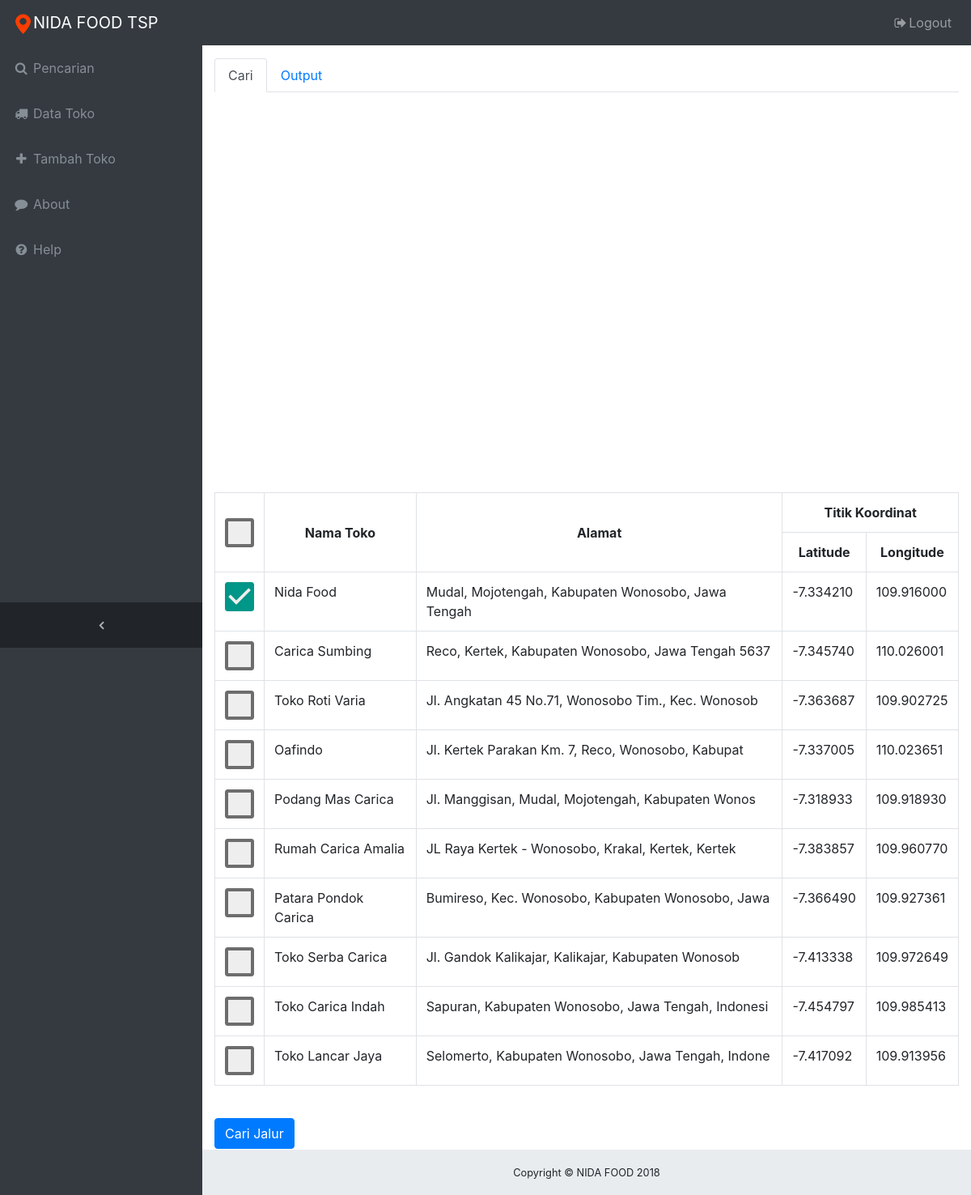
/admin/pencarian.php (signed in), run on the app's committed database.
### tables this page shows
CREATE TABLE IF NOT EXISTS `tb_daftar_toko` (
  `id_toko` int(11) NOT NULL,
  `nama` varchar(60) NOT NULL,
  `alamat` varchar(50) NOT NULL,
  `lat` float(10,6) NOT NULL,
  `lng` float(10,6) NOT NULL
);

### admin/pencarian.php (called while the page is built, shortened)
<?php include 'navbar.php';?>
<?php include 'pencarian/body.php';?>
<?php include 'footer.php';?>

### admin/pencarian/body.php (the view, shortened to what this page needs)
<?php
  include "../config.php";
?>
<div class="content-wrapper">
	<div class="container-fluid">
		<div class="row">
			<div class="col-12">
				<nav>
					<div class="nav nav-tabs" id="nav-tab" role="tablist">
						<a class="nav-item nav-link active" id="nav-home-tab" data-toggle="tab" href="#nav-home" role="tab" aria-controls="nav-home" aria-selected="true">Cari</a>
						<a class="nav-item nav-link" id="nav-profile-tab" data-toggle="tab" href="#nav-profile" role="tab" aria-controls="nav-profile" aria-selected="false">Output</a>
					</div>
				</nav>
				<div class="tab-content" id="nav-tabContent">
					<div class="tab-pane fade show active" id="nav-home" role="tabpanel" aria-labelledby="nav-home-tab">
						<div id="map-canvas" style="width: 100%;height: 470px"></div>
						<br>
						<table id="tblDataToko" name="tblDataToko" class="table table-bordered">
                            <tr class="text-center">
								<th rowspan="2" style="vertical-align:middle">
									<a onclick="toggleCheckboxAll();" style="cursor:pointer;">
										<img border="0" id="checkAll" src="images/uncheck.png" align="absmiddle">
									</a>
								</th>
                                <th rowspan="2" style="vertical-align:middle">Nama Toko</th>
                                <th rowspan="2" style="vertical-align:middle">Alamat</th>
                                <th colspan="2">Titik Koordinat</th>
                            </tr>
                            <tr class="text-center">
                                <th>Latitude</th>
                                <th>Longitude</th>
                            </tr>
                            <?php
								$query = "SELECT * FROM tb_daftar_toko ORDER BY id_toko";
								$sql=mysqli_query($koneksi, $query);
								while ($row=mysqli_fetch_array($sql)){
							?>
                                <tr>
                                    <td class="text-center">
										<a <?php if ($row["id_toko"] != 1) {?> onclick="toggleCheckbox(<?=$row["id_toko"]?>);" <?php }?> style="cursor:pointer;">
											<img border="0" id="data<?=$row["id_toko"]?>" src="images/<?=($row["id_toko"] != 1 ? "un" : "")?>check.png" align="absmiddle">
										</a>
                                    </td>
									<td><?=$row["nama"]?></td>
									<td><?=$row["alamat"]?></td>
									<td><?=$row["lat"]?></td>
									<td><?=$row["lng"]?></td>
                                </tr>
							<?php
								}
							?>
						</table>
						<br>
						<button class="btn btn-primary" onclick="validasi();">Cari Jalur</button>
						<br>
						<div id="kesimpulan" class="col-md-12 col-sm-12">
						</div>
					</div>
				</div>
			</div>
		</div>
	</div>
</div>

### admin/navbar.php (shortened to what this page needs)
<!DOCTYPE html>
<html lang="en">
<head>
    <link href="../assets/vendor/bootstrap/css/bootstrap.css" rel="stylesheet">
    <link href="../assets/vendor/font-awesome/css/font-awesome.css" rel="stylesheet" type="text/css">
    <link href="../assets/css/sb-admin.css" rel="stylesheet">
</head>
<body class="fixed-nav sticky-footer bg-dark" id="page-top">
    <nav class="navbar navbar-expand-lg navbar-dark bg-dark fixed-top" id="mainNav">
        <a class="navbar-brand" href="index.html"><img src="./images/icons8-marker-48.png" style="width: 25px;">NIDA FOOD TSP</a>
        <div class="collapse navbar-collapse" id="navbarResponsive">
            <ul class="navbar-nav navbar-sidenav" id="exampleAccordion">
                <li class="nav-item" data-toggle="tooltip" data-placement="right" title="Pencarian">
                    <a class="nav-link" href="pencarian.php">
                        <i class="fa fa-fw fa-search"></i>
                        <span class="nav-link-text">Pencarian</span>
                    </a>
                </li>
                <li class="nav-item" data-toggle="tooltip" data-placement="right" title="Data Toko">
                    <a class="nav-link" href="datatoko.php">
                        <i class="fa fa-fw fa-truck"></i>
                        <span class="nav-link-text">Data Toko</span>
                    </a>
                </li>
                <li class="nav-item" data-toggle="tooltip" data-placement="right" title="Data Toko">
                    <a class="nav-link" href="tambah.php">
                        <i class="fa fa-fw fa-plus"></i>
                        <span class="nav-link-text">Tambah Toko</span>
                    </a>
                </li>
                <li class="nav-item" data-toggle="tooltip" data-placement="right" title="About">
                    <a class="nav-link" href="about.php">
                        <i class="fa fa-fw fa-comment"></i>
                        <span class="nav-link-text">About</span>
                    </a>
                </li>
                <li class="nav-item" data-toggle="tooltip" data-placement="right" title="Help">
                    <a class="nav-link" href="help.php">
                        <i class="fa fa-fw fa-question-circle"></i>
                        <span class="nav-link-text">Help</span>
                    </a>
                </li>
            </ul>
            <ul class="navbar-nav sidenav-toggler">
                <li class="nav-item">
                    <a class="nav-link text-center" id="sidenavToggler">
                        <i class="fa fa-fw fa-angle-left"></i>
                    </a>
                </li>
            </ul>
            <ul class="navbar-nav ml-auto">
                <li class="nav-item">
                    <a class="nav-link" data-toggle="modal" data-target="#exampleModal">
                        <i class="fa fa-fw fa-sign-out"></i>Logout</a>
                </li>
            </ul>
        </div>
    </nav>

### admin/footer.php (shortened to what this page needs)
  <footer class="sticky-footer">
      <div class="container">
        <div class="text-center">
          <small>Copyright © NIDA FOOD 2018</small>
        </div>
      </div>
    </footer>
</body>
</html>

### assets/css/sb-admin.css (style rules this page uses)
html { position: relative; min-height: 100%; }
body { overflow-x: hidden; }
body.sticky-footer { margin-bottom: 56px; }
body.sticky-footer .content-wrapper { min-height: calc(100vh - 56px - 56px); }
body.fixed-nav { padding-top: 56px; }
.content-wrapper { min-height: calc(100vh - 56px); padding-top: 1rem; }
#mainNav .navbar-collapse { overflow: auto; max-height: 75vh; }
#mainNav .navbar-collapse .navbar-nav .nav-item .nav-link { cursor: pointer; }
#mainNav .navbar-collapse .sidenav-toggler { display: none; }
@media (min-width: 992px) { #mainNav .navbar-brand { width: 250px; } }
@media (min-width: 992px) { #mainNav .navbar-collapse { overflow: visible; max-height: none; } }
@media (min-width: 992px) { #mainNav .navbar-collapse .navbar-sidenav { position: absolute; top: 0; left: 0; -webkit-flex-direction: column; -ms-flex-direction: column; -webkit-box-orient: vertical; -webkit-box-direction: normal; flex-direction: column; margin-top: 56px; } }
@media (min-width: 992px) { #mainNav .navbar-collapse .navbar-sidenav > .nav-item { width: 250px; padding: 0; } }
@media (min-width: 992px) { #mainNav .navbar-collapse .navbar-sidenav > .nav-item > .nav-link { padding: 1em; } }
#mainNav.fixed-top .sidenav-toggler { display: none; }
@media (min-width: 992px) { #mainNav.fixed-top .navbar-sidenav { height: calc(100vh - 112px); } }
@media (min-width: 992px) { #mainNav.fixed-top .sidenav-toggler { position: absolute; top: 0; left: 0; display: -webkit-box; display: -webkit-flex; display: -ms-flexbox; display: flex; -webkit-flex-direction: column; -ms-flex-direction: column; -webkit-box-orient: vertical; -webkit-box-direction: normal; flex-direction: column; margin-top: calc(100vh - 56px); } }
@media (min-width: 992px) { #mainNav.fixed-top .sidenav-toggler > .nav-item { width: 250px; padding: 0; } }
@media (min-width: 992px) { #mainNav.fixed-top .sidenav-toggler > .nav-item > .nav-link { padding: 1em; } }
#mainNav.fixed-top.navbar-dark .sidenav-toggler { background-color: #212529; }
#mainNav.fixed-top.navbar-dark .sidenav-toggler a i { color: #adb5bd; }
.content-wrapper { overflow-x: hidden; background: white; }
@media (min-width: 992px) { .content-wrapper { margin-left: 250px; } }
#sidenavToggler i { font-weight: 800; }
#mainNav.navbar-dark .navbar-collapse .navbar-sidenav > .nav-item > .nav-link { color: #868e96; }
@media (min-width: 992px) { #mainNav.navbar-dark .navbar-collapse .navbar-sidenav { background: #343a40; } }
footer.sticky-footer { position: absolute; right: 0; bottom: 0; width: 100%; height: 56px; background-color: #e9ecef; line-height: 55px; }
@media (min-width: 992px) { footer.sticky-footer { width: calc(100% - 250px); } }

### data on the page
tb_daftar_toko: shows a picture, nama "Nida Food", alamat "Mudal, Mojotengah, Kabupaten Wonosobo, Jawa Tengah", lat "-7.334210", lng "109.916000"
tb_daftar_toko: nama "Carica Sumbing", alamat "Reco, Kertek, Kabupaten Wonosobo, Jawa Tengah 5637", lat "-7.345740", lng "110.026001"
tb_daftar_toko: nama "Toko Roti Varia", alamat "Jl. Angkatan 45 No.71, Wonosobo Tim., Kec. Wonosob", lat "-7.363687", lng "109.902725"
tb_daftar_toko: nama "Oafindo", alamat "Jl. Kertek Parakan Km. 7, Reco, Wonosobo, Kabupat", lat "-7.337005", lng "110.023651"
tb_daftar_toko: nama "Podang Mas Carica", alamat "Jl. Manggisan, Mudal, Mojotengah, Kabupaten Wonos", lat "-7.318933", lng "109.918930"
tb_daftar_toko: nama "Rumah Carica Amalia", alamat "JL Raya Kertek - Wonosobo, Krakal, Kertek, Kertek", lat "-7.383857", lng "109.960770"
tb_daftar_toko: nama "Patara Pondok Carica", alamat "Bumireso, Kec. Wonosobo, Kabupaten Wonosobo, Jawa", lat "-7.366490", lng "109.927361"
tb_daftar_toko: nama "Toko Serba Carica", alamat "Jl. Gandok Kalikajar, Kalikajar, Kabupaten Wonosob", lat "-7.413338", lng "109.972649"
tb_daftar_toko: nama "Toko Carica Indah", alamat "Sapuran, Kabupaten Wonosobo, Jawa Tengah, Indonesi", lat "-7.454797", lng "109.985413"
tb_daftar_toko: nama "Toko Lancar Jaya", alamat "Selomerto, Kabupaten Wonosobo, Jawa Tengah, Indone", lat "-7.417092", lng "109.913956"
